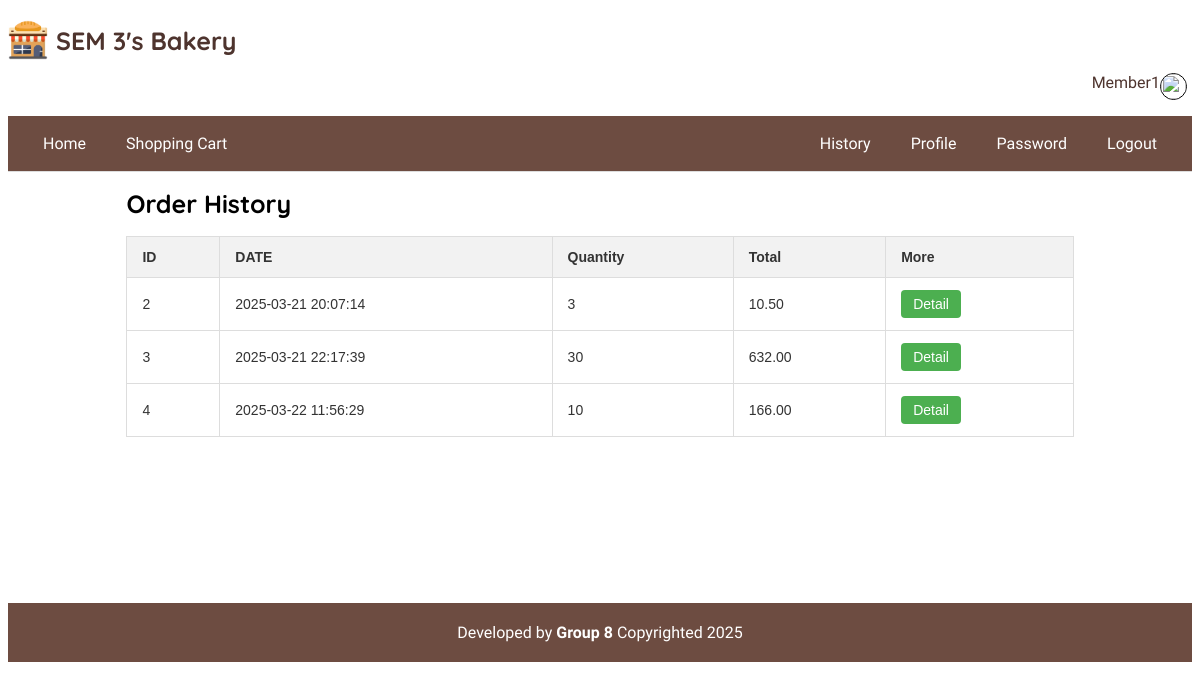
Screenshot of /order/history.php (signed in) with the database file from the repository.
### tables this page shows
CREATE TABLE `order` (
  `id` int(11) NOT NULL,
  `datetime` datetime NOT NULL,
  `count` int(11) NOT NULL,
  `total` decimal(8,2) NOT NULL,
  `user_id` int(11) NOT NULL
);

### order/history.php (the view, shortened to what this page needs)
<?php
include '../base.php';
$p = $_db->prepare("SELECT * FROM `order` WHERE user_id = ?");
$p->execute([$_user->id]);
$arr = $p->fetchAll();
include '../head.php';
?>
<table class="history">
    <tr>
        <th>ID</th>
        <th>DATE</th>
        <th>Quantity</th>
        <th>Total</th>
        <th>More</th>
    </tr>
    <?php foreach ($arr as $h): ?>
        <tr>
            <td><?= $h->id ?></td>
            <td><?= $h->datetime ?></td>
            <td><?= $h->count ?></td>
            <td><?= $h->total ?></td>
            <td> <button data-get="orderdetail.php?id=<?= $h->id ?>">Detail</button></td>
        </tr>
    <?php endforeach ?>
</table>
<?php
include '../foot.php';

### css/bakery.css (style rules this page uses)
body { font-family: 'Muli', sans-serif; }
table.history { width: 100%; border-collapse: collapse; margin-bottom: 1rem; font-family: Arial, sans-serif; font-size: 14px; color: #333; }
table.history th { background-color: #f2f2f2; border: 1px solid #ddd; padding: 12px 15px; text-align: left; }
table.history td { border: 1px solid #ddd; padding: 12px 15px; }
table.history button { background-color: #4CAF50; border: none; color: white; padding: 6px 12px; text-align: center; text-decoration: none; font-size: 14px; border-radius: 4px; cursor: pointer; }

### rows the page displays
order: id "2", datetime "2025-03-21 20:07:14", count "3", total "10.50"
order: id "3", datetime "2025-03-21 22:17:39", count "30", total "632.00"
order: id "4", datetime "2025-03-22 11:56:29", count "10", total "166.00"

### other values shown
$_user->name "Member1"
$_title "Order History"
